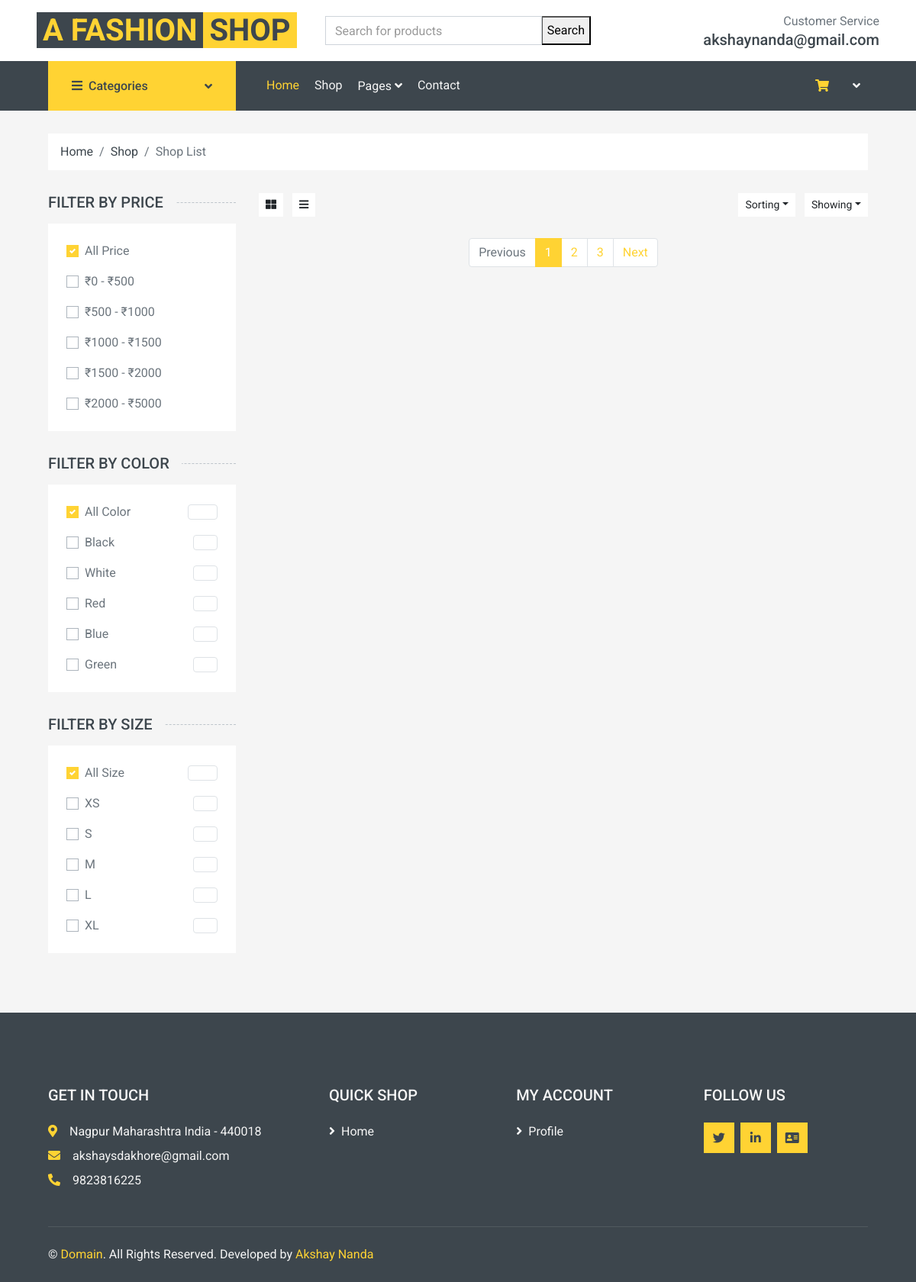
Before: /offers/30 (signed in) with the older database file.
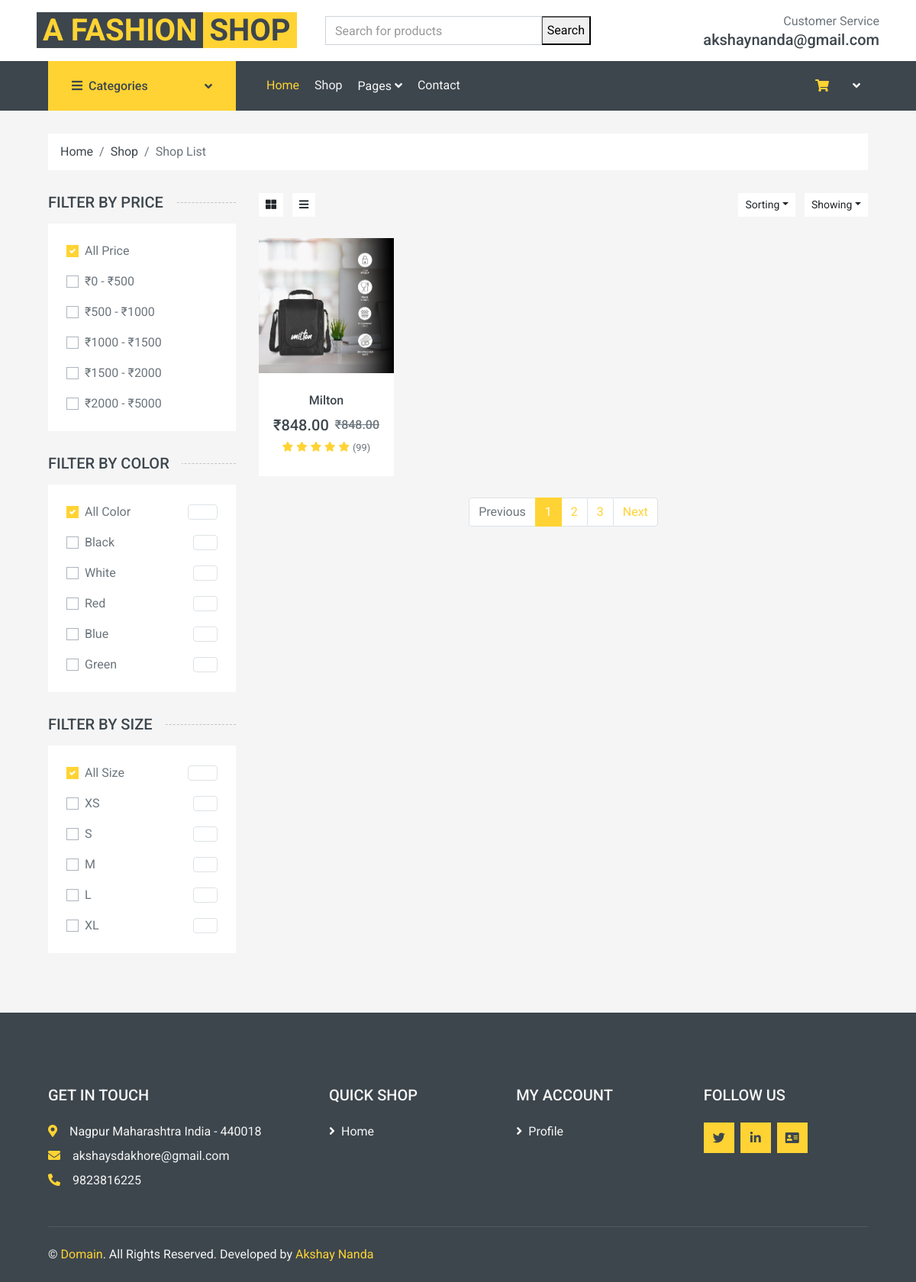
After: the same page with the newer database file.
### project/models.py (models this page shows, shortened)
class Product(BaseModole):
    product_category = models.ForeignKey(Category, on_delete=models.CASCADE, related_name="product_cat", blank=True, null=True)
    product_subcategory = models.ForeignKey(SubCategory, on_delete=models.CASCADE, related_name='products', blank=True, null=True)
    product_name = models.CharField(max_length=100)
    slugField = AutoSlugField(populate_from='get_slug_source', unique=True, blank=True, null=True)
    product_Brand = models.CharField(max_length=100,blank=True, null=True)
    product_artical = models.CharField(max_length=100 ,blank=True, null=True)
    product_price = models.IntegerField()
    product_dicount = models.IntegerField( default= 20 )
    product_Size = models.ManyToManyField(Size_variations,blank=True )
    product_color = models.ManyToManyField(color_variations,blank=True,)
    product_decribstion = models.TextField()
    def get_slug_source(self):
        return f"{self.product_name}-{self.product_Brand or ''}-{self.product_artical or ''}"

class ProductImage(BaseModole):
    product = models.ForeignKey(Product, on_delete=models.CASCADE, related_name='product_image')
    image = models.ImageField(upload_to='product', blank=True, null=True)

### Homepage/views.py (the view)
# urls.py: path('offers/<slug>' , views.Discount , name='offers')
def Discount(request, slug):
    try:
        discount_percentage = int(slug)  # Convert slug to integer
        products = Product.objects.filter(product_dicount = discount_percentage)
        context = {
            'products': products,
        }
        return render(request, 'home/discount.html', context)
    except ValueError:
        return render(request, 'home/error.html', {'message': 'Invalid discount percentage provided.'})

### templates/home/discount.html (shortened to what the changed rows need)
{% extends "base/base.html"%}
{% load static %}
{%  block start %}
    <div class="container-fluid">
        <div class="row px-xl-5">
            <div class="col-lg-9 col-md-8">
                <div class="row pb-3">
                    {% for item in products %}
            <div class="col-lg-3 col-md-4 col-sm-6 pb-1">
                <div class="product-item bg-light mb-4">
                    <div class="product-img position-relative overflow-hidden">
                        <img class="img-fluid w-100" src="/media/{{item.product_image.first.image}}" alt="">
                        <div class="product-action">
                        </div>
                    </div>
                    <div class="text-center py-4">
                        <a class="h6 text-decoration-none text-truncate" href="{% url 'itemdetails' item.slugField %}">{{item.product_Brand}}</a>
                        <div class="d-flex align-items-center justify-content-center mt-2">
                            <h5>₹{{item.product_price}}.00</h5><h6 class="text-muted ml-2"><del>₹{{item.product_price}}.00</del></h6>
                        </div>
                        <div class="d-flex align-items-center justify-content-center mb-1">
                            <small class="fa fa-star text-primary mr-1"></small>
                            <small class="fa fa-star text-primary mr-1"></small>
                            <small class="fa fa-star text-primary mr-1"></small>
                            <small class="fa fa-star text-primary mr-1"></small>
                            <small class="fa fa-star text-primary mr-1"></small>
                            <small>(99)</small>
                        </div>
                    </div>
                </div>
            </div>
            {% endfor %}
                </div>
            </div>
        </div>
    </div>
    {% endblock %}

Changed rows visible on the page:
added Product: product_image.first.image (picture), product_Brand "Milton", product_price "848"
